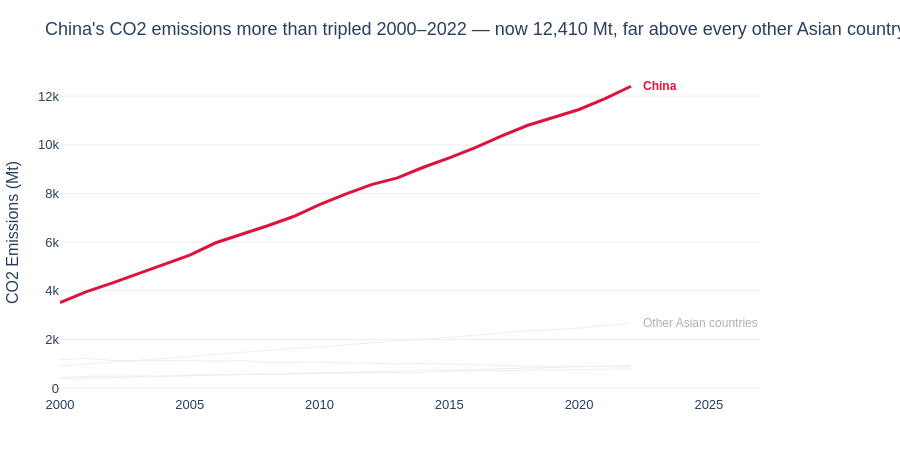

The notebook cell this image was saved under:
### Markdown cell above
---
## Task — Multi-Series Line Chart with Highlight

**What to build:** A line chart showing CO2 emissions over time for **all Asian countries** in the dataset, with one country highlighted.

**Requirements:**
- All countries shown (for context), but only **one highlighted in colour** — your choice which
- All other lines in grey (#EEEEEE), thinner
- Highlighted country **labelled directly** at the end of its line (not in a legend)
- Insight title that names the highlighted country and its story

### Code cell
# Task — Multi-series line with highlight
# Asian countries only; grey the rest, highlight one, label directly (no legend)

asia = df[df['Region'] == 'Asia'].copy()
highlight = 'China'

# Highlight in colour, everything else grey for context
color_map = {
    c: 'crimson' if c == highlight else '#EEEEEE'
    for c in asia['Country'].unique()
}

fig = px.line(
    asia,
    x='Year',
    y='CO2_Mt',
    color='Country',
    color_discrete_map=color_map,
    labels={'CO2_Mt': 'CO2 Emissions (Mt)', 'Year': ''},
    title="China's CO2 emissions more than tripled 2000–2022 — now 12,410 Mt, far above every other Asian country",
    template='plotly_white',
    height=450,
)

# Thin grey context lines; drop the legend (direct label instead)
fig.update_traces(line=dict(width=1), showlegend=False)
fig.update_traces(line=dict(width=3), selector=dict(name=highlight))

# Direct label at the end of the highlighted line
highlight_label = asia.loc[
    (asia['Country'] == highlight) & (asia['Year'] == asia['Year'].max())
]
india_label = asia.loc[
    (asia['Country'] == 'India') & (asia['Year'] == asia['Year'].max())
]

fig.add_annotation(
    x=highlight_label['Year'].values[0],
    y=highlight_label['CO2_Mt'].values[0],
    text=highlight,
    showarrow=False,
    xanchor='left',
    xshift=10,
    font=dict(color='crimson', size=12, weight='bold', family='Arial'),
)
fig.add_annotation(
    x=india_label['Year'].values[0],
    y=india_label['CO2_Mt'].values[0],
    text='Other Asian countries',
    showarrow=False,
    xanchor='left',
    xshift=10,
    font=dict(color='#B0B0B0', size=12, family='Arial'),
)

fig.update_layout(
    font=dict(family='Arial', size=13),
    plot_bgcolor='white',
    paper_bgcolor='white',
    yaxis=dict(gridcolor='#EEEEEE', zeroline=False, showline=False),
    xaxis=dict(showgrid=False, showline=False, ticks=''),
    margin=dict(l=60, r=140, t=70, b=40),
)

fig.show()

### Figure 1 — Plotly figure (JSON) as saved in the notebook; plotly's stock layout.template omitted (floating-point values rounded to 4 significant figures)
{"data": [{"hovertemplate": "Country=China<br>=%{x}<br>CO2 Emissions (Mt)=%{y}<extra></extra>", "legendgroup": "China", "line": {"color": "crimson", "dash": "solid", "width": 3}, "marker": {"symbol": "circle"}, "mode": "lines", "name": "China", "orientation": "v", "showlegend": false, "type": "scatter", "x": [2000, 2001, 2002, 2003, 2004, 2005, 2006, 2007, 2008, 2009, 2010, 2011, 2012, 2013, 2014, 2015, 2016, 2017, 2018, 2019, 2020, 2021, 2022], "xaxis": "x", "y": [3514.0, 3952.0, 4312.0, 4692.0, 5079.0, 5468.0, 5974.0, 6323.0, 6673.0, 7053.0, 7543.0, 7972.0, 8365.0, 8641.0, 9078.0, 9466.0, 9887.0, 10360.0, 10790.0, 11130.0, 11450.0, 11900.0, 12410.0], "yaxis": "y"}, {"hovertemplate": "Country=India<br>=%{x}<br>CO2 Emissions (Mt)=%{y}<extra></extra>", "legendgroup": "India", "line": {"color": "#EEEEEE", "dash": "solid", "width": 1}, "marker": {"symbol": "circle"}, "mode": "lines", "name": "India", "orientation": "v", "showlegend": false, "type": "scatter", "x": [2000, 2001, 2002, 2003, 2004, 2005, 2006, 2007, 2008, 2009, 2010, 2011, 2012, 2013, 2014, 2015, 2016, 2017, 2018, 2019, 2020, 2021, 2022], "xaxis": "x", "y": [901.6, 974.6, 1056.0, 1146.0, 1205.0, 1291.0, 1396.0, 1466.0, 1542.0, 1637.0, 1687.0, 1774.0, 1865.0, 1945.0, 1994.0, 2092.0, 2177.0, 2267.0, 2345.0, 2419.0, 2466.0, 2580.0, 2661.0], "yaxis": "y"}, {"hovertemplate": "Country=Japan<br>=%{x}<br>CO2 Emissions (Mt)=%{y}<extra></extra>", "legendgroup": "Japan", "line": {"color": "#EEEEEE", "dash": "solid", "width": 1}, "marker": {"symbol": "circle"}, "mode": "lines", "name": "Japan", "orientation": "v", "showlegend": false, "type": "scatter", "x": [2000, 2001, 2002, 2003, 2004, 2005, 2006, 2007, 2008, 2009, 2010, 2011, 2012, 2013, 2014, 2015, 2016, 2017, 2018, 2019, 2020, 2021, 2022], "xaxis": "x", "y": [1166.0, 1220.0, 1136.0, 1131.0, 1151.0, 1127.0, 1101.0, 1133.0, 1050.0, 1061.0, 1064.0, 1042.0, 1005.0, 990.9, 1010.0, 996.6, 967.4, 925.1, 916.6, 914.5, 902.8, 898.1, 865.1], "yaxis": "y"}, {"hovertemplate": "Country=South Korea<br>=%{x}<br>CO2 Emissions (Mt)=%{y}<extra></extra>", "legendgroup": "South Korea", "line": {"color": "#EEEEEE", "dash": "solid", "width": 1}, "marker": {"symbol": "circle"}, "mode": "lines", "name": "South Korea", "orientation": "v", "showlegend": false, "type": "scatter", "x": [2000, 2001, 2002, 2003, 2004, 2005, 2006, 2007, 2008, 2009, 2010, 2011, 2012, 2013, 2014, 2015, 2016, 2017, 2018, 2019, 2020, 2021, 2022], "xaxis": "x", "y": [438.1, 481.5, 490.6, 490.8, 494.6, 537.2, 539.0, 566.1, 570.0, 585.4, 595.9, 620.6, 631.1, 649.6, 646.2, 686.5, 704.0, 706.0, 738.5, 750.8, 755.8, 777.3, 789.5], "yaxis": "y"}, {"hovertemplate": "Country=Indonesia<br>=%{x}<br>CO2 Emissions (Mt)=%{y}<extra></extra>", "legendgroup": "Indonesia", "line": {"color": "#EEEEEE", "dash": "solid", "width": 1}, "marker": {"symbol": "circle"}, "mode": "lines", "name": "Indonesia", "orientation": "v", "showlegend": false, "type": "scatter", "x": [2000, 2001, 2002, 2003, 2004, 2005, 2006, 2007, 2008, 2009, 2010, 2011, 2012, 2013, 2014, 2015, 2016, 2017, 2018, 2019, 2020, 2021, 2022], "xaxis": "x", "y": [382.8, 400.4, 430.7, 453.8, 482.6, 501.9, 533.0, 551.8, 586.6, 602.5, 614.5, 647.3, 680.1, 717.7, 736.3, 738.2, 768.8, 813.7, 834.8, 872.3, 876.5, 898.5, 930.5], "yaxis": "y"}], "layout": {"annotations": [{"font": {"color": "crimson", "family": "Arial", "size": 12, "weight": "bold"}, "showarrow": false, "text": "China", "x": 2022, "xanchor": "left", "xshift": 10, "y": 12410.0}, {"font": {"color": "#B0B0B0", "family": "Arial", "size": 12}, "showarrow": false, "text": "Other Asian countries", "x": 2022, "xanchor": "left", "xshift": 10, "y": 2661.0}], "font": {"family": "Arial", "size": 13}, "height": 450, "legend": {"title": {"text": "Country"}, "tracegroupgap": 0}, "margin": {"b": 40, "l": 60, "r": 140, "t": 70}, "paper_bgcolor": "white", "plot_bgcolor": "white", "title": {"text": "China's CO2 emissions more than tripled 2000–2022 — now 12,410 Mt, far above every other Asian country"}, "xaxis": {"anchor": "y", "domain": [0, 1], "showgrid": false, "showline": false, "ticks": "", "title": {"text": ""}}, "yaxis": {"anchor": "x", "domain": [0, 1], "gridcolor": "#EEEEEE", "showline": false, "title": {"text": "CO2 Emissions (Mt)"}, "zeroline": false}}}
